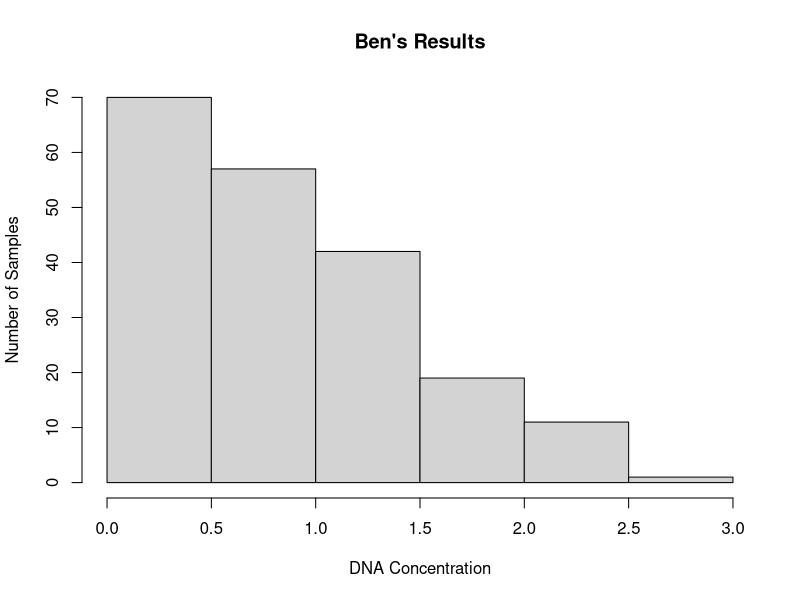
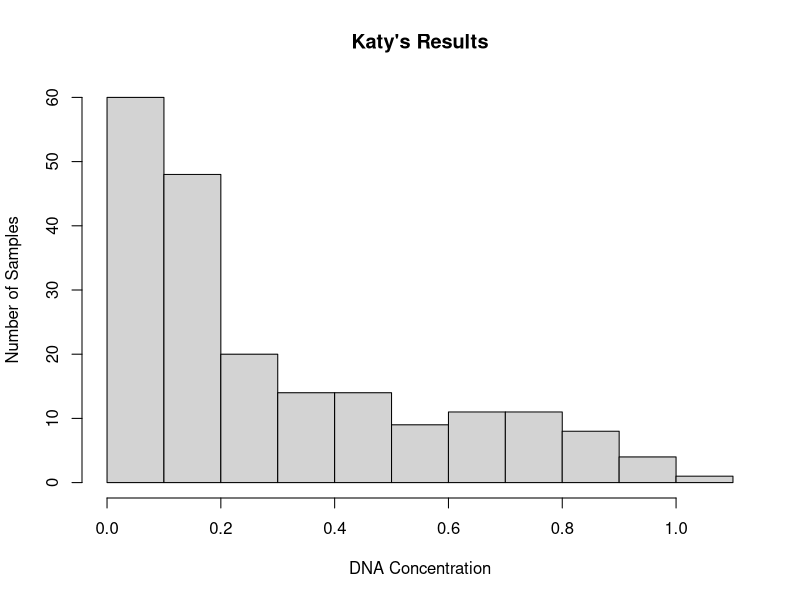

The R script that drew these images, in order: (Note: this script raises an error after producing the figures.)
dna <- read.csv("DNA_Conc_by_Extraction_Date.csv")
attach(dna)

#Create Histograms for Katy & Ben
hist(DNA_Concentration_Ben, xlab = "DNA Concentration", ylab = "Number of Samples", main = "Ben's Results")
hist(DNA_Concentration_Katy, xlab = "DNA Concentration", ylab = "Number of Samples", main = "Katy's Results")

#Create Boxplots for Katy & Ben by Year
year <- as.factor(dna$Year_Collected)
dna <- as.data.frame()
ben.year <- dna[, col <- c("Year_Collected", "DNA_Concentration_Ben")] 
katy.year <- dna[, col <- c("Year_Collected", "DNA_Concentration_Katy")]
boxplot(ben.year, x= ben.year$Year_Collected, y= ben.year$DNA_Concentration_Ben, xlab = "YEAR", ylab = "DNA Concentration", main = "Ben's Extractions")
